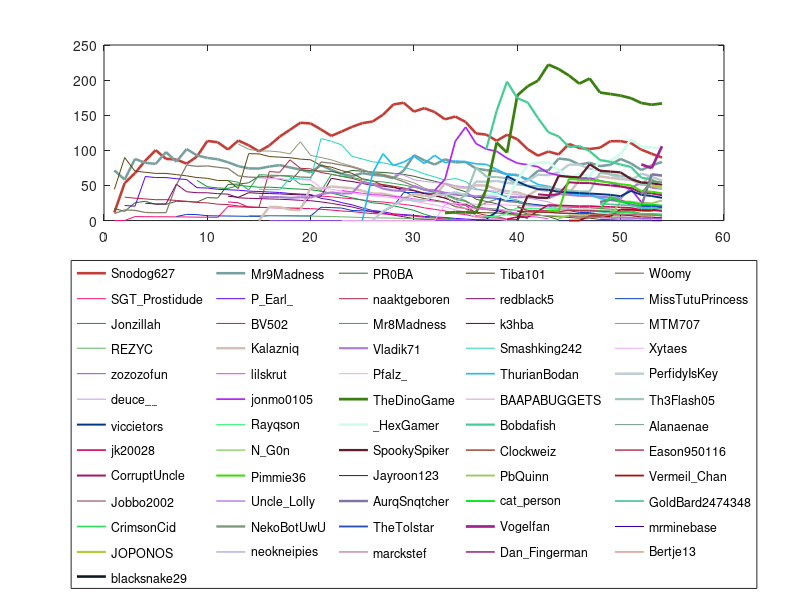

Reproduce this figure in MATLAB.
clear
close all

%%%%%%%%%%%%%%%%%%%%%%%%%%%%%%%%%%%%%%%%%%%%%%%%%%%%%%%%%%%%%%%%%%%%%%%%%%%
% UltraHardCore Team Selector
%%%%%%%%%%%%%%%%%%%%%%%%%%%%%%%%%%%%%%%%%%%%%%%%%%%%%%%%%%%%%%%%%%%%%%%%%%%
% This code was made to randomly assemble teams for The Diorite Experts
% UltraHardCore. However, this code can also be used for different UHC
% competitions, providing a similar ranking system is adopted.
% See more at: https://github.com/Snodog627/TheDioriteExpertsUHC

% The code at first defines the players and their scores. The players that
% are participating in the current season are then selected and some
% simulation criteria may be specified. New players' scores are denoted by
% NaN.

%% Information
addpath('Data','Functions','Figures')
load('DataS52.mat')

%% Visualization
NoP = size(Players,2);
NoS = size(Seasons,2);
legdata = cell(NoP,1);
for i = 1:NoP
    if ~isnan(Players(i).RankPosition(NoS))
        LineSize = 2*(1 - (Players(i).RankPosition(NoS)-0.5)/NoP);
    else
        LineSize = 0.1;
    end
    Col = rand(1,3);
    legdata{i} = Players(i).PlayerName;
    
    figure(1)
    plot(1:NoS,Players(i).RankHistory,'LineWidth',LineSize,'Color',Col)
    hold on
end
legend(legdata,'location','southoutside','Interpreter','none', "Orientation", "horizontal", ...
    "NumColumns", 5)
